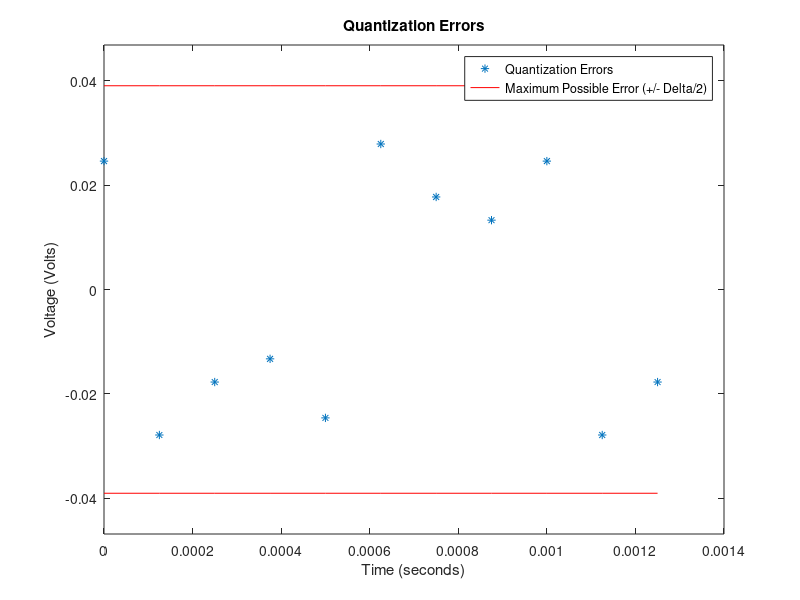

The MATLAB script that drew this image:
clear *; close all; clc;

% A modified version of the answer to problem 16.  See problem 15 for 
% additional comments that don't show up here
fs=1000*1000;
t=[0:1/fs:0.002];
x=-7.8*sin(2*pi*1000*t+10);
plot(t,x);
grid on;
xlabel('Time (seconds)');
ylabel('Voltage (volts)');
fs=8000;
t=[0:1/fs:10/8000];
x=-7.8*sin(2*pi*1000*t+10);

% This is the only new code (compared to problem 16);

% The is the maximum voltage the A/D can handle, the minimum, and the
% number of bits
max_ADC=10;
min_ADC=-10;
B=8;

% Now figure out delta
delta=(max_ADC-min_ADC)/2^B;

% Round off discrete time signal to the nearest multiple of delta
x_digital=round(x/delta)*delta;

% make sure signal does not go above ADC max or below ADC min
x_digital=min(x_digital,max_ADC);
x_digital=max(x_digital,min_ADC);

hold on;
plot(t,x_digital,'*');
title('Homework #1 Problem 17 Analog and Digital Signals');
x_digital'

% After you press ENTER, the plot will show you the difference between the
% discret time and digital signals for all the samples.  This is called the
% quantization error or quantization noise
input('Press ENTER to continue');
clf; % clear old figure
figure(1); % Bring to the front
max_negative=t*0-delta/2;
max_positive=t*0+delta/2;
plot(t,x-x_digital,'*',t,max_negative,'r',t,max_positive,'r');
legend('Quantization Errors','Maximum Possible Error (+/- Delta/2)');
ylim([-.6*delta,.6*delta]);
xlabel('Time (seconds)');
ylabel('Voltage (Volts)');
title('Quantization Errors');


